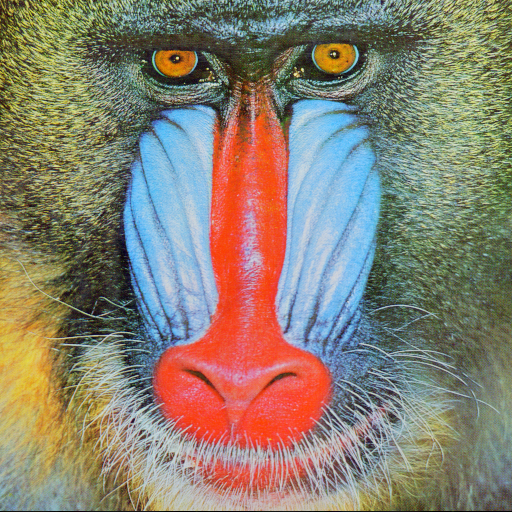
#> input picture sem_II/PR/tema/testimg.bmp, 512 x 512 px
$ python tema.py   (older library calls are emulated)
#> lines starting #> are read from the running program, lines starting #| are printed output that depends on the picture; long printed decimals are rounded
import numpy as np
import matplotlib.pyplot as plt
from skimage import io, color
import skimage
print(skimage.__version__)
from skimage.feature import graycomatrix, graycoprops

# Load the image
image = io.imread('testimg.bmp')
#> image is the input picture: shape (512, 512, 3); mean R, G, B 137.4, 128.9, 113.1

# Convert the image to grayscale
gray_image = color.rgb2gray(image)
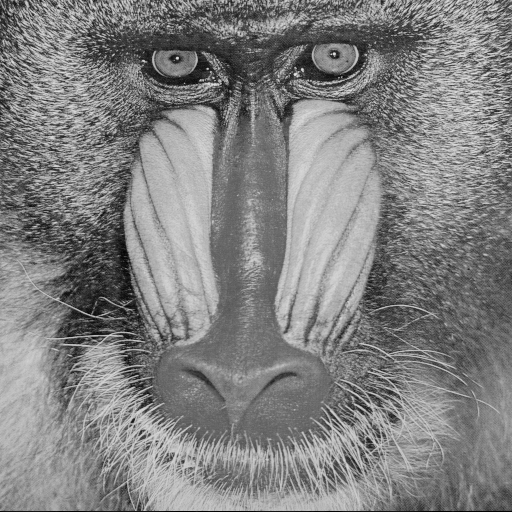
#> gray_image: shape (512, 512) float64; min 0, max 0.912, mean 0.508

# Convert the grayscale image to uint8 type
gray_image = (gray_image * 255).astype('uint8')

# Define the distances and angles
distances = [1, 2, 3]
angles = [0, np.pi/4, np.pi/2, 3*np.pi/4]

# Compute the GLCM
glcm = graycomatrix(gray_image, distances=distances, angles=angles, symmetric=True, normed=True)

# Extract texture features
contrast = graycoprops(glcm, prop='contrast')
#> contrast = [[511.7, 1035.8, 915, 1076], [1041.4, 1035.8, 1370, 1076], [1309.8, 1423.9, 1452.6, 1452.9]]
dissimilarity = graycoprops(glcm, prop='dissimilarity')
#> dissimilarity = [[15.63, 21.84, 20.16, 22.12], [22.48, 21.84, 25.18, 22.12], [25.51, 26.37, 26.29, 26.54]]
homogeneity = graycoprops(glcm, prop='homogeneity')
#> homogeneity = [[0.0892, 0.0715, 0.0805, 0.0727], [0.0657, 0.0715, 0.0655, 0.0727], [0.0582, 0.0575, 0.0608, 0.0593]]
energy = graycoprops(glcm, prop='energy')
#> energy = [[0.0111, 0.0098, 0.0104, 0.00984], [0.00942, 0.0098, 0.00938, 0.00984], [0.0089, 0.00892, 0.00912, 0.00897]]
correlation = graycoprops(glcm, prop='correlation')
#> correlation = [[0.863, 0.722, 0.754, 0.711], [0.722, 0.722, 0.632, 0.711], [0.651, 0.618, 0.61, 0.61]]

# Display the GLCM and texture features
print("GLCM Shape: ", glcm.shape)
#| GLCM Shape:  (256, 256, 3, 4)
print("Contrast:\n", contrast)
#| Contrast:
#|  [[ 511.659 1035.789   915.031 1076.047]
#|  [1041.416 1035.789  1370.021 1076.047]
#|  [1309.833 1423.876 1452.555 1452.915]]
print("Dissimilarity:\n", dissimilarity)
#| Dissimilarity:
#|  [[15.627 21.839 20.157 22.121]
#|  [22.480 21.839 25.181 22.121]
#|  [25.509 26.367 26.288 26.545]]
print("Homogeneity:\n", homogeneity)
#| Homogeneity:
#|  [[0.08915 0.07145  0.08047 0.07272]
#|  [0.06571 0.07145  0.06551 0.07272]
#|  [0.05818 0.05753  0.06077 0.05931]]
print("Energy:\n", energy)
#| Energy:
#|  [[0.01106 0.009799 0.01039 0.009845 ]
#|  [0.009415 0.009799 0.009385 0.009845 ]
#|  [0.008902 0.00892 0.009122 0.008965]]
print("Correlation:\n", correlation)
#| Correlation:
#|  [[0.8634 0.7218 0.7541 0.711]
#|  [0.7221 0.7218 0.6319 0.711]
#|  [0.6506 0.6177 0.6098  0.6099]]

# Visualize the GLCM for the first distance and angle
plt.figure(figsize=(10, 8))
for i, distance in enumerate(distances):
    for j, angle in enumerate(angles):
        plt.subplot(len(distances), len(angles), i * len(angles) + j + 1)
        plt.imshow(glcm[:, :, i, j], cmap='gray', interpolation='nearest')
        plt.title(f'd={distance}, θ={angle*180/np.pi:.1f}°')
        plt.xlabel('Pixel Intensity')
        plt.ylabel('Pixel Intensity')

plt.tight_layout()
plt.show()
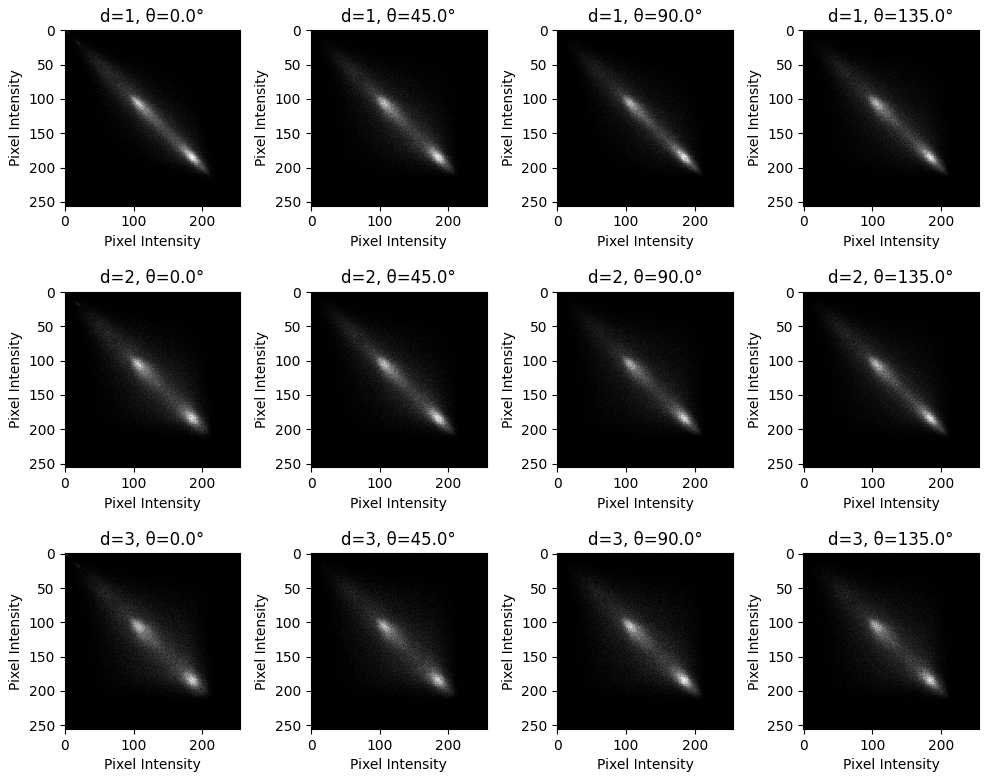
#> figure drawn by matplotlib, 12 panels
